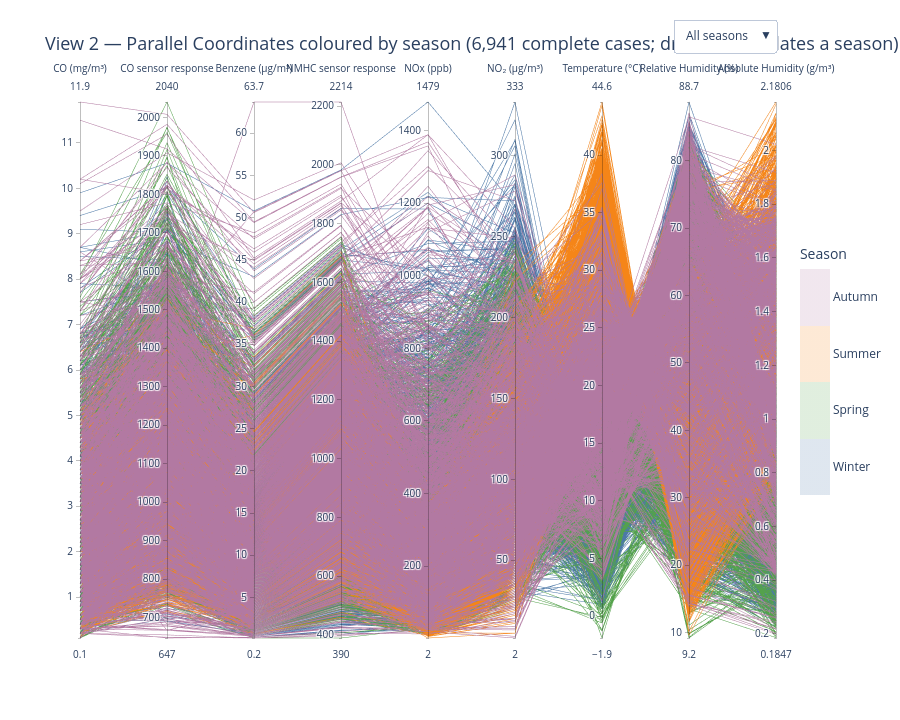

Notebook source saved alongside this figure:
### Markdown cell above
### View 1.2: Parallel coordinates
One line per complete hour across all attributes, coloured by season. Drag along an axis to brush; the dropdown isolates one season. Fixed axis ranges keep subsets comparable.

### Code cell
def view_parallel_coordinates(df):
    complete = df.dropna(subset=NUMERIC_ATTRIBUTES).copy()
    n_season = len(SEASON_ORDER) - 1

    # Fixed per-axis ranges from the full data, so a season subset still plots
    # on the same scale as "All seasons" and the bundles stay comparable.
    ranges = {c: [complete[c].min(), complete[c].max()] for c in NUMERIC_ATTRIBUTES}

    def dimensions(sub):
        return [
            dict(label=ATTR_LABELS[c], values=sub[c].tolist(), range=ranges[c])
            for c in NUMERIC_ATTRIBUTES
        ]

    def make_trace(sub, alpha):
        return go.Parcoords(
            line=dict(
                color=sub["Season"].cat.codes.tolist(),
                colorscale=season_colorscale(alpha),
                cmin=-0.5,
                cmax=n_season + 0.5,
                showscale=True,
                colorbar=dict(
                    title="Season",
                    tickvals=list(range(len(SEASON_ORDER))),
                    ticktext=SEASON_ORDER,
                    len=0.5,
                ),
            ),
            dimensions=dimensions(sub),
        )

    # One trace per view; the dropdown toggles `visible` so exactly one is shown.
    # (Swapping `dimensions` via method="update" is unreliable for Parcoords,
    #  so each subset gets its own trace instead.)
    subsets = [("All seasons", complete, 0.18)] + [
        (s, complete[complete["Season"] == s], 0.5) for s in SEASON_ORDER
    ]
    traces = [make_trace(sub, alpha) for _, sub, alpha in subsets]
    for i, tr in enumerate(traces):
        tr.visible = i == 0  # show "All seasons" by default

    fig = go.Figure(data=traces)
    buttons = [
        dict(
            label=label,
            method="update",
            args=[{"visible": [j == i for j in range(len(subsets))]}],
        )
        for i, (label, _, _) in enumerate(subsets)
    ]

    fig.update_layout(
        template="plotly_white",
        title=dict(
            text=f"View 2 — Parallel Coordinates coloured by season "
            f"({len(complete):,} complete cases; dropdown isolates a season)",
            font=dict(size=18),
        ),
        updatemenus=[
            dict(
                buttons=buttons,
                direction="down",
                showactive=True,
                x=1.0,
                xanchor="right",
                y=1.15,
                yanchor="top",
            )
        ],
        height=720,
    )
    return fig

view_parallel_coordinates(df).show()

### Figure 1 — Plotly figure (JSON) as saved in the notebook; plotly's stock layout.template omitted (floating-point values rounded to 4 significant figures; data arrays with more than 128 entries replaced by an {"elided": "..."} marker saying what was removed)
{"data": [{"dimensions": [{"label": "CO (mg/m³)", "range": [0.1, 11.9], "values": {"elided": "6941 float values"}}, {"label": "CO sensor response", "range": [647.0, 2040.0], "values": {"elided": "6941 float values"}}, {"label": "Benzene (µg/m³)", "range": [0.2, 63.7], "values": {"elided": "6941 float values"}}, {"label": "NMHC sensor response", "range": [390.0, 2214.0], "values": {"elided": "6941 float values"}}, {"label": "NOx (ppb)", "range": [2.0, 1479.0], "values": {"elided": "6941 float values"}}, {"label": "NO₂ (µg/m³)", "range": [2.0, 333.0], "values": {"elided": "6941 float values"}}, {"label": "Temperature (°C)", "range": [-1.9, 44.6], "values": {"elided": "6941 float values"}}, {"label": "Relative Humidity (%)", "range": [9.2, 88.7], "values": {"elided": "6941 float values"}}, {"label": "Absolute Humidity (g/m³)", "range": [0.1847, 2.181], "values": {"elided": "6941 float values"}}], "line": {"cmax": 3.5, "cmin": -0.5, "color": {"elided": "6941 int values"}, "colorbar": {"len": 0.5, "ticktext": ["Winter", "Spring", "Summer", "Autumn"], "tickvals": [0, 1, 2, 3], "title": {"text": "Season"}}, "colorscale": [[0.0, "rgba(76,120,168,0.18)"], [0.25, "rgba(76,120,168,0.18)"], [0.25, "rgba(84,162,75,0.18)"], [0.5, "rgba(84,162,75,0.18)"], [0.5, "rgba(245,133,24,0.18)"], [0.75, "rgba(245,133,24,0.18)"], [0.75, "rgba(178,121,162,0.18)"], [1.0, "rgba(178,121,162,0.18)"]], "showscale": true}, "type": "parcoords", "visible": true}, {"dimensions": [{"label": "CO (mg/m³)", "range": [0.1, 11.9], "values": {"elided": "1690 float values"}}, {"label": "CO sensor response", "range": [647.0, 2040.0], "values": {"elided": "1690 float values"}}, {"label": "Benzene (µg/m³)", "range": [0.2, 63.7], "values": {"elided": "1690 float values"}}, {"label": "NMHC sensor response", "range": [390.0, 2214.0], "values": {"elided": "1690 float values"}}, {"label": "NOx (ppb)", "range": [2.0, 1479.0], "values": {"elided": "1690 float values"}}, {"label": "NO₂ (µg/m³)", "range": [2.0, 333.0], "values": {"elided": "1690 float values"}}, {"label": "Temperature (°C)", "range": [-1.9, 44.6], "values": {"elided": "1690 float values"}}, {"label": "Relative Humidity (%)", "range": [9.2, 88.7], "values": {"elided": "1690 float values"}}, {"label": "Absolute Humidity (g/m³)", "range": [0.1847, 2.181], "values": {"elided": "1690 float values"}}], "line": {"cmax": 3.5, "cmin": -0.5, "color": {"elided": "1690 int values"}, "colorbar": {"len": 0.5, "ticktext": ["Winter", "Spring", "Summer", "Autumn"], "tickvals": [0, 1, 2, 3], "title": {"text": "Season"}}, "colorscale": [[0.0, "rgba(76,120,168,0.5)"], [0.25, "rgba(76,120,168,0.5)"], [0.25, "rgba(84,162,75,0.5)"], [0.5, "rgba(84,162,75,0.5)"], [0.5, "rgba(245,133,24,0.5)"], [0.75, "rgba(245,133,24,0.5)"], [0.75, "rgba(178,121,162,0.5)"], [1.0, "rgba(178,121,162,0.5)"]], "showscale": true}, "type": "parcoords", "visible": false}, {"dimensions": [{"label": "CO (mg/m³)", "range": [0.1, 11.9], "values": {"elided": "2286 float values"}}, {"label": "CO sensor response", "range": [647.0, 2040.0], "values": {"elided": "2286 float values"}}, {"label": "Benzene (µg/m³)", "range": [0.2, 63.7], "values": {"elided": "2286 float values"}}, {"label": "NMHC sensor response", "range": [390.0, 2214.0], "values": {"elided": "2286 float values"}}, {"label": "NOx (ppb)", "range": [2.0, 1479.0], "values": {"elided": "2286 float values"}}, {"label": "NO₂ (µg/m³)", "range": [2.0, 333.0], "values": {"elided": "2286 float values"}}, {"label": "Temperature (°C)", "range": [-1.9, 44.6], "values": {"elided": "2286 float values"}}, {"label": "Relative Humidity (%)", "range": [9.2, 88.7], "values": {"elided": "2286 float values"}}, {"label": "Absolute Humidity (g/m³)", "range": [0.1847, 2.181], "values": {"elided": "2286 float values"}}], "line": {"cmax": 3.5, "cmin": -0.5, "color": {"elided": "2286 int values"}, "colorbar": {"len": 0.5, "ticktext": ["Winter", "Spring", "Summer", "Autumn"], "tickvals": [0, 1, 2, 3], "title": {"text": "Season"}}, "colorscale": [[0.0, "rgba(76,120,168,0.5)"], [0.25, "rgba(76,120,168,0.5)"], [0.25, "rgba(84,162,75,0.5)"], [0.5, "rgba(84,162,75,0.5)"], [0.5, "rgba(245,133,24,0.5)"], [0.75, "rgba(245,133,24,0.5)"], [0.75, "rgba(178,121,162,0.5)"], [1.0, "rgba(178,121,162,0.5)"]], "showscale": true}, "type": "parcoords", "visible": false}, {"dimensions": [{"label": "CO (mg/m³)", "range": [0.1, 11.9], "values": {"elided": "1513 float values"}}, {"label": "CO sensor response", "range": [647.0, 2040.0], "values": {"elided": "1513 float values"}}, {"label": "Benzene (µg/m³)", "range": [0.2, 63.7], "values": {"elided": "1513 float values"}}, {"label": "NMHC sensor response", "range": [390.0, 2214.0], "values": {"elided": "1513 float values"}}, {"label": "NOx (ppb)", "range": [2.0, 1479.0], "values": {"elided": "1513 float values"}}, {"label": "NO₂ (µg/m³)", "range": [2.0, 333.0], "values": {"elided": "1513 float values"}}, {"label": "Temperature (°C)", "range": [-1.9, 44.6], "values": {"elided": "1513 float values"}}, {"label": "Relative Humidity (%)", "range": [9.2, 88.7], "values": {"elided": "1513 float values"}}, {"label": "Absolute Humidity (g/m³)", "range": [0.1847, 2.181], "values": {"elided": "1513 float values"}}], "line": {"cmax": 3.5, "cmin": -0.5, "color": {"elided": "1513 int values"}, "colorbar": {"len": 0.5, "ticktext": ["Winter", "Spring", "Summer", "Autumn"], "tickvals": [0, 1, 2, 3], "title": {"text": "Season"}}, "colorscale": [[0.0, "rgba(76,120,168,0.5)"], [0.25, "rgba(76,120,168,0.5)"], [0.25, "rgba(84,162,75,0.5)"], [0.5, "rgba(84,162,75,0.5)"], [0.5, "rgba(245,133,24,0.5)"], [0.75, "rgba(245,133,24,0.5)"], [0.75, "rgba(178,121,162,0.5)"], [1.0, "rgba(178,121,162,0.5)"]], "showscale": true}, "type": "parcoords", "visible": false}, {"dimensions": [{"label": "CO (mg/m³)", "range": [0.1, 11.9], "values": {"elided": "1452 float values"}}, {"label": "CO sensor response", "range": [647.0, 2040.0], "values": {"elided": "1452 float values"}}, {"label": "Benzene (µg/m³)", "range": [0.2, 63.7], "values": {"elided": "1452 float values"}}, {"label": "NMHC sensor response", "range": [390.0, 2214.0], "values": {"elided": "1452 float values"}}, {"label": "NOx (ppb)", "range": [2.0, 1479.0], "values": {"elided": "1452 float values"}}, {"label": "NO₂ (µg/m³)", "range": [2.0, 333.0], "values": {"elided": "1452 float values"}}, {"label": "Temperature (°C)", "range": [-1.9, 44.6], "values": {"elided": "1452 float values"}}, {"label": "Relative Humidity (%)", "range": [9.2, 88.7], "values": {"elided": "1452 float values"}}, {"label": "Absolute Humidity (g/m³)", "range": [0.1847, 2.181], "values": {"elided": "1452 float values"}}], "line": {"cmax": 3.5, "cmin": -0.5, "color": {"elided": "1452 int values"}, "colorbar": {"len": 0.5, "ticktext": ["Winter", "Spring", "Summer", "Autumn"], "tickvals": [0, 1, 2, 3], "title": {"text": "Season"}}, "colorscale": [[0.0, "rgba(76,120,168,0.5)"], [0.25, "rgba(76,120,168,0.5)"], [0.25, "rgba(84,162,75,0.5)"], [0.5, "rgba(84,162,75,0.5)"], [0.5, "rgba(245,133,24,0.5)"], [0.75, "rgba(245,133,24,0.5)"], [0.75, "rgba(178,121,162,0.5)"], [1.0, "rgba(178,121,162,0.5)"]], "showscale": true}, "type": "parcoords", "visible": false}], "layout": {"height": 720, "title": {"font": {"size": 18}, "text": "View 2 — Parallel Coordinates coloured by season (6,941 complete cases; dropdown isolates a season)"}, "updatemenus": [{"buttons": [{"args": [{"visible": [true, false, false, false, false]}], "label": "All seasons", "method": "update"}, {"args": [{"visible": [false, true, false, false, false]}], "label": "Winter", "method": "update"}, {"args": [{"visible": [false, false, true, false, false]}], "label": "Spring", "method": "update"}, {"args": [{"visible": [false, false, false, true, false]}], "label": "Summer", "method": "update"}, {"args": [{"visible": [false, false, false, false, true]}], "label": "Autumn", "method": "update"}], "direction": "down", "showactive": true, "x": 1.0, "xanchor": "right", "y": 1.15, "yanchor": "top"}]}}
